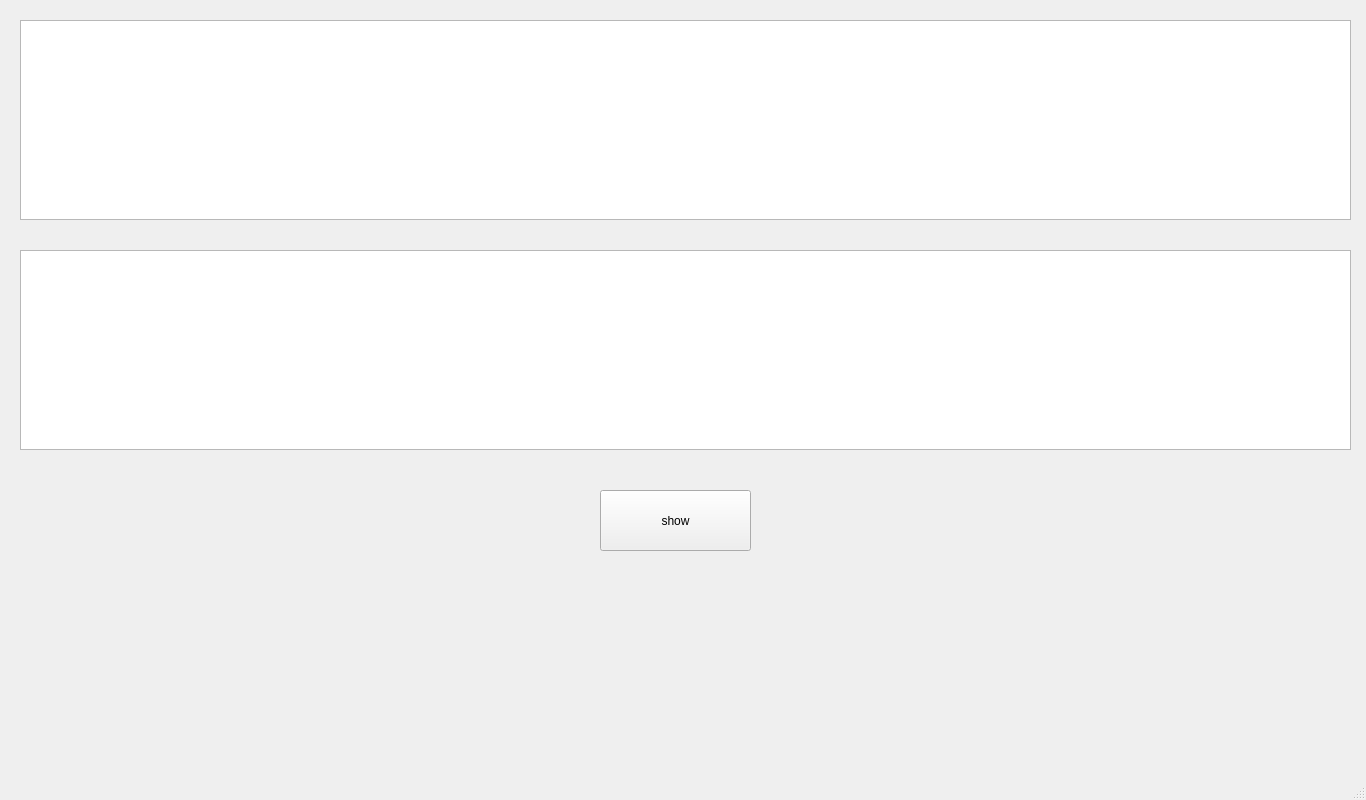
<?xml version="1.0" encoding="UTF-8"?>
<ui version="4.0">
 <class>MainWindow</class>
 <widget class="QMainWindow" name="MainWindow">
  <property name="geometry">
   <rect>
    <x>0</x>
    <y>0</y>
    <width>1366</width>
    <height>800</height>
   </rect>
  </property>
  <property name="windowTitle">
   <string>MainWindow</string>
  </property>
  <widget class="QWidget" name="centralwidget">
   <widget class="QTableWidget" name="tableWidget">
    <property name="geometry">
     <rect>
      <x>20</x>
      <y>20</y>
      <width>1331</width>
      <height>200</height>
     </rect>
    </property>
   </widget>
   <widget class="QTableView" name="tableView">
    <property name="geometry">
     <rect>
      <x>20</x>
      <y>250</y>
      <width>1331</width>
      <height>200</height>
     </rect>
    </property>
   </widget>
   <widget class="QPushButton" name="pushButton">
    <property name="geometry">
     <rect>
      <x>600</x>
      <y>490</y>
      <width>151</width>
      <height>61</height>
     </rect>
    </property>
    <property name="text">
     <string>show</string>
    </property>
   </widget>
  </widget>
  <widget class="QMenuBar" name="menubar">
   <property name="geometry">
    <rect>
     <x>0</x>
     <y>0</y>
     <width>1366</width>
     <height>21</height>
    </rect>
   </property>
  </widget>
  <widget class="QStatusBar" name="statusbar"/>
 </widget>
 <resources/>
 <connections/>
</ui>
